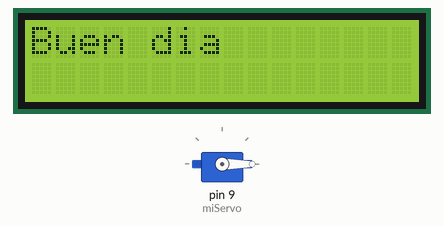
Simulated run of this sketch. Board: Arduino Uno, built with avr-gcc and run on an emulated ATmega328P. On the bench: servo, 16×2 character LCD.

Above: at 0.1 s.
At 3.2 s:
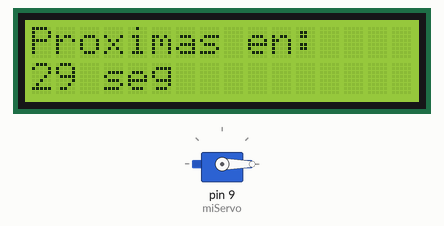
At 17.2 s:
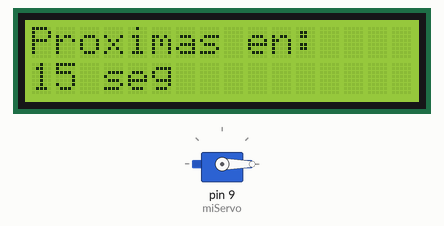
At 33.2 s:
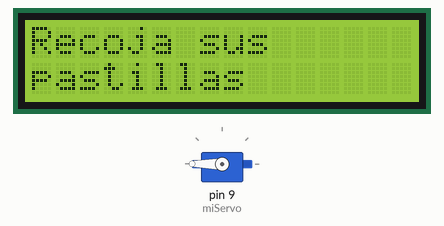
Timing chart, 0 to 39.6 s (numbered marks = the images above):
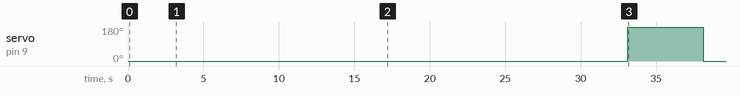

The sketch:

DISPENSADOR_DE_PASTILLAS.ino
```cpp
#include <Wire.h>
#include <LiquidCrystal_I2C.h>
#include <Servo.h>

LiquidCrystal_I2C lcd(0x27, 16, 2);
Servo miServo;

unsigned long tiempoReferencia = 0;
const unsigned long INTERVALO_DISPENSAR = 30000; // 30 segundos
bool dispensando = false;

void setup() {
  miServo.attach(9);
  miServo.write(0);

  lcd.init();
  lcd.backlight();

  // Saludo inicial
  lcd.setCursor(0, 0);
  lcd.print("Buen dia");
  delay(3000);
  lcd.clear();

  tiempoReferencia = millis(); // Inicia el conteo después del saludo
}

void loop() {
  unsigned long tiempoActual = millis();
  unsigned long tiempoTranscurrido = tiempoActual - tiempoReferencia;

  if (!dispensando) {
    // Lógica mientras espera (Servo en 0°)
    if (tiempoTranscurrido >= INTERVALO_DISPENSAR) {
      dispensando = true;
      tiempoReferencia = millis(); // Reinicia para controlar los 5 seg de entrega
    } else {
      // Calcular cuántos segundos faltan
      int segundosRestantes = (INTERVALO_DISPENSAR - tiempoTranscurrido) / 1000;

      lcd.setCursor(0, 0);
      lcd.print("Proximas en:    "); // Espacios para limpiar residuos de texto
      lcd.setCursor(0, 1);
      lcd.print(segundosRestantes);
      lcd.print(" seg         ");
    }
  }
  else {
    // Lógica de entrega (Servo en 180°)
    miServo.write(180);
    lcd.setCursor(0, 0);
    lcd.print("Recoja sus     ");
    lcd.setCursor(0, 1);
    lcd.print("pastillas      ");

    // Esperar los 5 segundos de entrega
    if (tiempoTranscurrido >= 5000) {
      miServo.write(0);
      dispensando = false;
      lcd.clear();
      tiempoReferencia = millis(); // Reinicia para los próximos 30 seg
    }
  }
}
```

Measured:
- by itself, servo on pin 9 (miServo): 0° → 180° at 33.1 s, → 0° 5.0 s later
- what the display in image 2 shows lasts 1.0 s, from 17.1 s to 18.1 s
